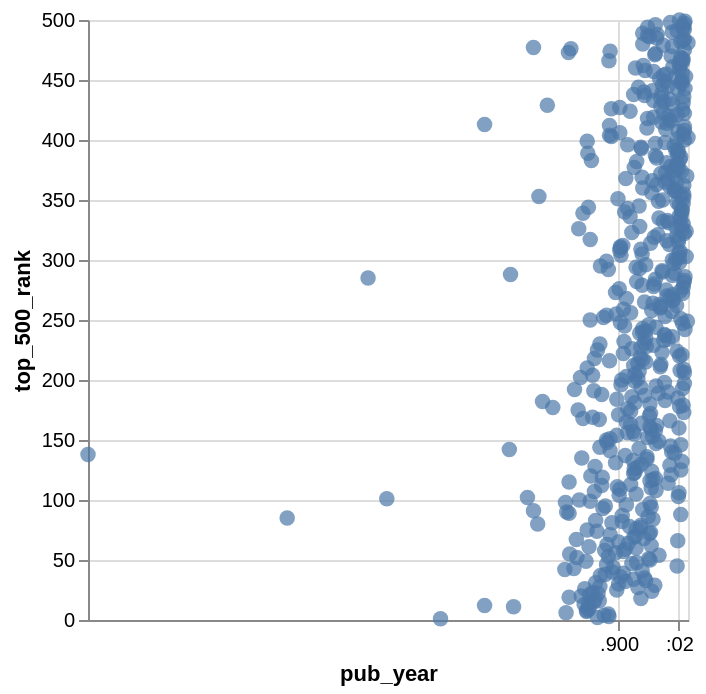

Notebook code for this chart:
### Markdown cell above
We can see that we are using much of the same syntax from the Altair example. We are specifying the `Chart` class and passing our data via the `novels_df` DataFrame, then we are selecting the `mark_circle()` as our mark, and then calling the `encode()` method where we specify the `x`, `y`, and `tooltip` encodings.

Now part of the power of Altair is that we can be intentional in specifying the data types of our encodings. For example, we can specify that the `pub_year` is a temporal variable and that the `top_500_rank` is a quantitative variable. This will help Altair to better understand how to visualize our data.

### Code cell
alt.Chart(novels_df).mark_circle(size=60).encode(
	x='pub_year:T',
	y='top_500_rank:Q',
	tooltip=['title', 'author', 'pub_year', 'top_500_rank']
)

### Figure 1 — Vega-Lite specification as saved in the notebook (floating-point values rounded to 4 significant figures; data arrays with more than 128 entries replaced by an {"elided": "..."} marker saying what was removed)
{"config": {"view": {"continuousWidth": 300, "continuousHeight": 300}}, "data": {"name": "data-5974d42000a8c0f903cbbdee45466440"}, "mark": {"type": "circle", "size": 60}, "encoding": {"tooltip": [{"field": "title", "type": "nominal"}, {"field": "author", "type": "nominal"}, {"field": "pub_year", "type": "quantitative"}, {"field": "top_500_rank", "type": "quantitative"}], "x": {"field": "pub_year", "type": "temporal"}, "y": {"field": "top_500_rank", "type": "quantitative"}}, "$schema": "https://vega.github.io/schema/vega-lite/v6.1.0.json", "datasets": {"data-5974d42000a8c0f903cbbdee45466440": {"elided": "500 records"}}}
